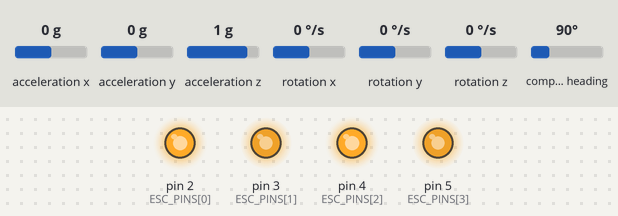
Simulated run of this sketch. Board: Arduino Uno, built with avr-gcc and run on an emulated ATmega328P. On the bench: output pins drawn as LEDs (lit = HIGH). Inputs (shaded band) come from the test bench; at power-on: acceleration x 0 g, acceleration z 1 g, acceleration y 0 g, rotation x 0 °/s, rotation y 0 °/s, rotation z 0 °/s, compass heading 90°.

Above: at 1.2 s.
1.3 s: acceleration x set to 0.8 g
At 2.6 s:
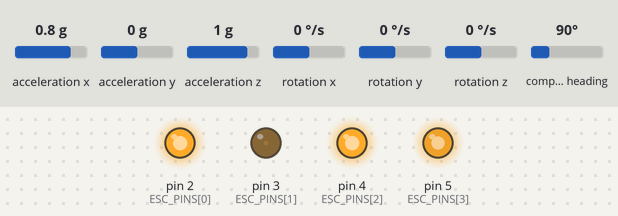
4.3 s: acceleration z set to 0 g
At 6.4 s:
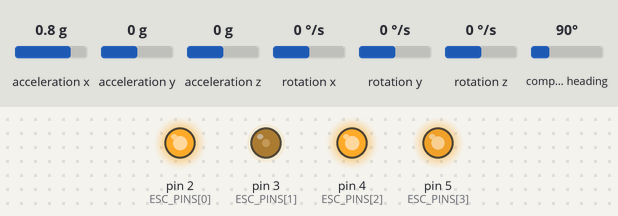
7.3 s: acceleration x set to 0.2 g
9.4 s: acceleration x set to -0.1 g
At 10.6 s:
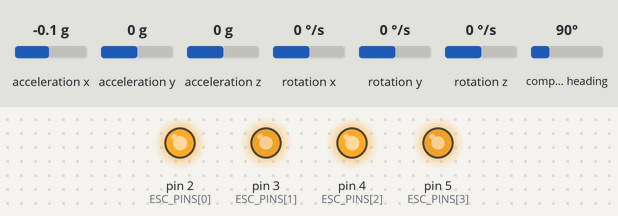
10.9 s: acceleration y set to -0.8 g
At 11.9 s:
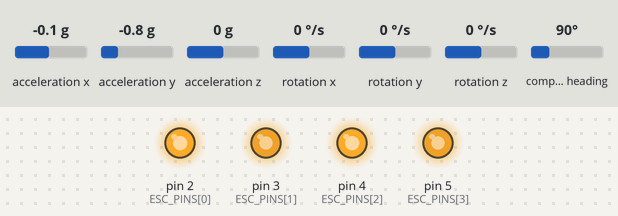
Timing chart, 0 to 13.5 s (numbered marks = the images above; inputs shaded):
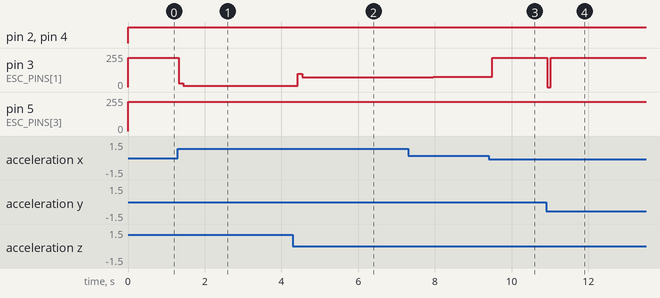

Measured:
- the behaviour switches between 0.1 and 0 g on acceleration x (found by bisection; images 2 and 3)
- after the input at 1.3 s, pin 3 (ESC_PINS[1]): 220/255 → 29/255 at once, → 10/255 0.12 s later, → 11/255 1.5 s later
- after the input at 4.3 s, pin 3 (ESC_PINS[1]): 11/255 → 98/255 after 0.12 s, → 73/255 0.12 s later, → 74/255 0.99 s later, → 75/255 1.2 s later
- after the input at 9.4 s, pin 3 (ESC_PINS[1]): 77/255 → 220/255 after 0.09 s
- after the input at 10.9 s, pin 3 (ESC_PINS[1]): 220/255 → 0/255 at once, → 220/255 0.10 s later

The sketch:

RoboticArm.ino
```cpp
#include <Wire.h>
#include <MPU9250.h>
#include <PID_v1.h>

/*
  Drone Flight Controller
  - Sensor fusion with MPU9250
  - PID stabilization for roll, pitch, yaw
*/

const int ESC_PINS[4] = {2, 3, 4, 5};
MPU9250 imu(Wire, 0x68);

// PID controllers for roll, pitch, yaw
double inputVals[3], outputVals[3], setpoints[3] = {0, 0, 0};
PID pids[3] = {
  PID(&inputVals[0], &outputVals[0], &setpoints[0], 1.2, 0.01, 0.05, DIRECT),
  PID(&inputVals[1], &outputVals[1], &setpoints[1], 1.2, 0.01, 0.05, DIRECT),
  PID(&inputVals[2], &outputVals[2], &setpoints[2], 1.0, 0.005, 0.03, DIRECT)
};

void setup() {
  Serial.begin(115200);
  Wire.begin();
  imu.begin();
  for (auto &pid : pids) pid.SetMode(AUTOMATIC);
  for (int pin : ESC_PINS) pinMode(pin, OUTPUT);
}

void loop() {
  imu.readSensor();
  inputVals[0] = imu.getRoll();
  inputVals[1] = imu.getPitch();
  inputVals[2] = imu.getYaw();

  for (auto &pid : pids) pid.Compute();

  for (int i = 0; i < 3; i++) {
    analogWrite(ESC_PINS[i], constrain(1500 + outputVals[i], 1000, 2000));
  }
  analogWrite(ESC_PINS[3], 1500); // constant throttle for testing

  delay(10);
}
```
